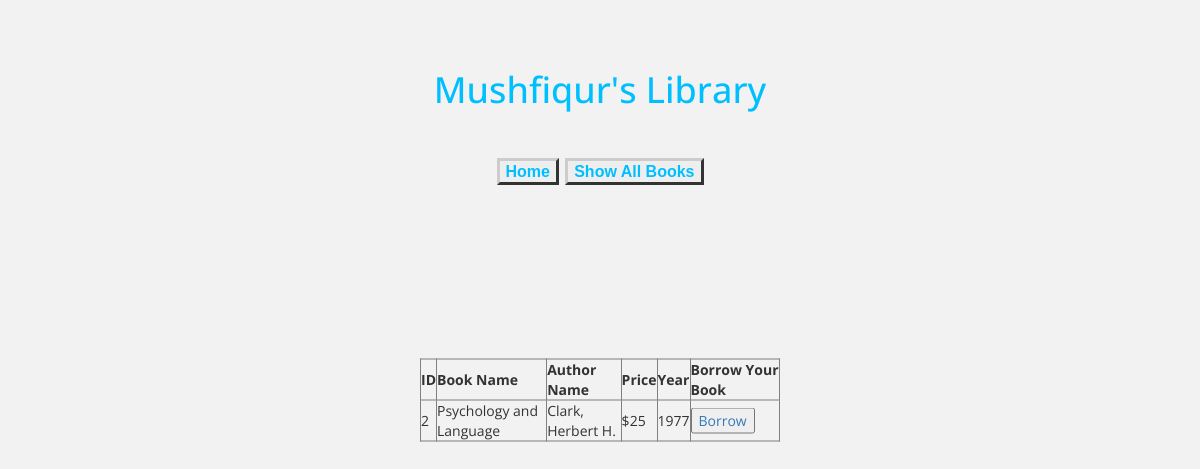
The page /book.php?id=2 on the database its author committed.
### tables this page shows
CREATE TABLE `books` (
  `book_id` int(11) NOT NULL,
  `publisher_id` int(11) NOT NULL,
  `book_name` varchar(200) NOT NULL,
  `price` float NOT NULL,
  `genres` varchar(200) NOT NULL,
  `year` varchar(200) NOT NULL
);

CREATE TABLE `publisher` (
  `publisher_id` int(11) NOT NULL,
  `author_name` varchar(200) NOT NULL,
  `author_email` varchar(355) NOT NULL
);

### book.php (the view, shortened to what this page needs)
<?php
	include "connection.php";
?>
<!DOCTYPE html>
<html lang="en" dir="ltr">
  <head>
    <link href="https://maxcdn.bootstrapcdn.com/font-awesome/4.2.0/css/font-awesome.min.css" rel="stylesheet">
    <link rel="stylesheet" href="https://stackpath.bootstrapcdn.com/bootstrap/3.4.1/css/bootstrap.min.css">
    <link rel="stylesheet" href="main.css">
  </head>
  <body>
    <h1>Mushfiqur's Library</h1>
    <div class="wrap">
  	<table border="1">
		<th>ID</th>
		<th>Book Name</th>
		<th>Author Name</th>
		<th>Price</th>
		<th>Year</th>
		<th>Borrow Your Book</th>
	  	<?php
	  	  if (isset($_GET['id'])) {
	$result = mysqli_query($conn, 'SELECT * FROM `books` INNER JOIN publisher on books.publisher_id=publisher.publisher_id WHERE `book_id`='.$_GET["id"]);
		  if ($result->num_rows > 0) {
		    while($row = $result->fetch_assoc()) {
		?>
			<tr>
				<td><?php echo $row["book_id"]; ?></td>
				<td><?php echo $row["book_name"]; ?></td>
				<td><?php echo $row["author_name"]; ?></td>
				<td>$<?php echo $row["price"]; ?></td>
				<td><?php echo $row["year"]; ?></td>
				<td><a href="borrow.php?id=<?php echo $row["book_id"]; ?>"><button>Borrow</button></a></td>
			</tr>
		<?php
		    }
		}
		} else {
		    echo "0 results";
		}
  	?>
  	</table>
  	</div>
  	<div class="showBooks">
      <h3>
        <a href="index.php" class="linkButton">Home</a>
        <a href="booklist.php" class="linkButton">Show All Books</a>
      </h3>
    </div>
  </body>
</html>

### main.css (style rules this page uses)
body { background: #f2f2f2; font-family: 'Open Sans', sans-serif; }
h1 { text-align: center; color: #00bfff; padding-top: 50px; }
.linkButton { font: bold 16px Arial; text-decoration: none; background-color: #EEEEEE; color: #00bfff; padding: 2px 6px 2px 6px; border-top: 3px solid #CCCCCC; border-right: 3px solid #333333; border-bottom: 3px solid #333333; border-left: 3px solid #CCCCCC; }
.showBooks { padding-top: 15px; text-align: center; }
.wrap { width: 30%; position: absolute; top: 50%; left: 50%; transform: translate(-50%, -50%); }

### rows shown on the page
books: book_id "2", book_name "Psychology and Language", publisher.author_name "Clark, Herbert H.", price "25", year "1977"
